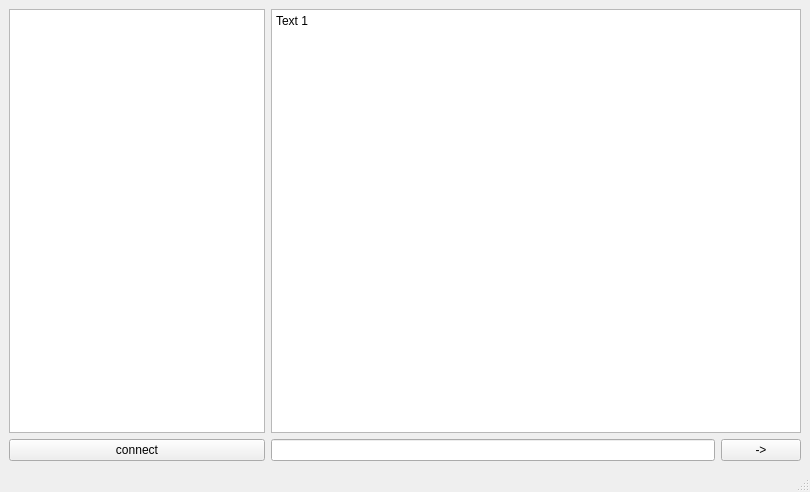
<?xml version="1.0" encoding="UTF-8"?>
<ui version="4.0">
 <class>MainWindow</class>
 <widget class="QMainWindow" name="MainWindow">
  <property name="geometry">
   <rect>
    <x>0</x>
    <y>0</y>
    <width>810</width>
    <height>492</height>
   </rect>
  </property>
  <property name="windowTitle">
   <string>MainWindow</string>
  </property>
  <widget class="QWidget" name="centralwidget">
   <layout class="QFormLayout" name="formLayout">
    <item row="0" column="0">
     <layout class="QGridLayout" name="gridLayout_2">
      <item row="1" column="0">
       <widget class="QPushButton" name="pushButton">
        <property name="text">
         <string>connect</string>
        </property>
       </widget>
      </item>
      <item row="0" column="0">
       <widget class="QListWidget" name="listWidget"/>
      </item>
     </layout>
    </item>
    <item row="0" column="1">
     <layout class="QGridLayout" name="gridLayout">
      <item row="1" column="1">
       <widget class="QPushButton" name="pushButton_2">
        <property name="text">
         <string>-&gt;</string>
        </property>
       </widget>
      </item>
      <item row="1" column="0">
       <widget class="QLineEdit" name="lineEdit"/>
      </item>
      <item row="0" column="0" colspan="2">
       <widget class="QTextBrowser" name="textBrowser">
        <property name="html">
         <string>&lt;!DOCTYPE HTML PUBLIC &quot;-//W3C//DTD HTML 4.0//EN&quot; &quot;http://www.w3.org/TR/REC-html40/strict.dtd&quot;&gt;
&lt;html&gt;&lt;head&gt;&lt;meta name=&quot;qrichtext&quot; content=&quot;1&quot; /&gt;&lt;meta charset=&quot;utf-8&quot; /&gt;&lt;style type=&quot;text/css&quot;&gt;
p, li { white-space: pre-wrap; }
hr { height: 1px; border-width: 0; }
li.unchecked::marker { content: &quot;\2610&quot;; }
li.checked::marker { content: &quot;\2612&quot;; }
&lt;/style&gt;&lt;/head&gt;&lt;body style=&quot; font-family:'Segoe UI'; font-size:9pt; font-weight:400; font-style:normal;&quot;&gt;
&lt;p style=&quot; margin-top:0px; margin-bottom:0px; margin-left:0px; margin-right:0px; -qt-block-indent:0; text-indent:0px;&quot;&gt;Text 1&lt;/p&gt;
&lt;p style=&quot;-qt-paragraph-type:empty; margin-top:0px; margin-bottom:0px; margin-left:0px; margin-right:0px; -qt-block-indent:0; text-indent:0px;&quot;&gt;&lt;br /&gt;&lt;/p&gt;&lt;/body&gt;&lt;/html&gt;</string>
        </property>
       </widget>
      </item>
     </layout>
    </item>
   </layout>
  </widget>
  <widget class="QMenuBar" name="menubar">
   <property name="geometry">
    <rect>
     <x>0</x>
     <y>0</y>
     <width>810</width>
     <height>25</height>
    </rect>
   </property>
  </widget>
  <widget class="QStatusBar" name="statusbar"/>
 </widget>
 <resources/>
 <connections/>
</ui>
